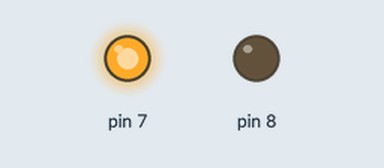
Simulated run of this sketch. Board: Arduino Uno, built with avr-gcc and run on an emulated ATmega328P. Parts: output pins drawn as LEDs (lit = HIGH).

Above: at 0.1 s.
At 18.6 s:
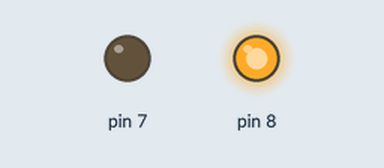
At 38.6 s:
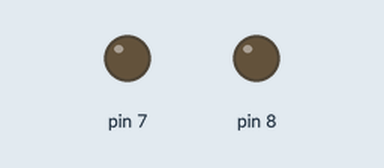
Timing chart, 0 to 40.0 s (numbered marks = the images above):
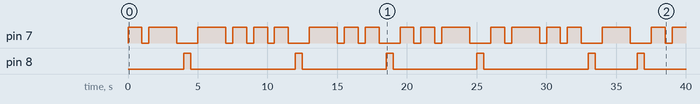

The sketch:

name-morse-code-led.ino
```cpp
int Dot = 1000;
int Dash = 2000;
int Flash = 500;

void setup() {
  pinMode(7,OUTPUT);
  // pin 7 is the main LED that will be blinking the morse code for my name
  // it will blink for a second for a dot, and a 2 seconds for a dash
  pinMode(8,OUTPUT);
  // pin 8 is the other LED that indicates that the main LED has gone through a letter, gone through my first name, or gone through my entire name
    // one flash of the pin 8 LED means that the letter is done
    // two flashes of the pin 8 LED means that the first name is done
    // three flashes of the pin 8 LED means that it has completed my name
}

void loop() {
   // first name
    // A: .-
      // PIN 7 MAIN LED
        digitalWrite(7,HIGH);
        delay(Dot);
        digitalWrite(7,LOW);
        delay(Flash);
        digitalWrite(7,HIGH);
        delay(Dash);
        digitalWrite(7,LOW);
        delay(Flash);
      // PIN 8 INDICATOR LED
        digitalWrite(8,HIGH);
        delay(Flash);
        digitalWrite(8,LOW);
        delay(Flash);
    // B: -...
      // PIN 7 MAIN LED
        digitalWrite(7,HIGH);
        delay(Dash);
        digitalWrite(7,LOW);
        delay(Flash);
        digitalWrite(7,HIGH);
        delay(Dot);
        digitalWrite(7,LOW);
        delay(Flash);
        digitalWrite(7,HIGH);
        delay(Dot);
        digitalWrite(7,LOW);
        delay(Flash);
        digitalWrite(7,HIGH);
        delay(Dot);
        digitalWrite(7,LOW);
        delay(Flash);
      // PIN 8 INDICATOR LED
        digitalWrite(8,HIGH);
        delay(Flash);
        digitalWrite(8,LOW);
        delay(Flash);
    // D: -..
      // PIN 7 MAIN LED
        digitalWrite(7,HIGH);
        delay(Dash);
        digitalWrite(7,LOW);
        delay(Flash);
        digitalWrite(7,HIGH);
        delay(Dot);
        digitalWrite(7,LOW);
        delay(Flash);
        digitalWrite(7,HIGH);
        delay(Dot);
        digitalWrite(7,LOW);
        delay(Flash);
      // PIN 8 INDICATOR LED
        digitalWrite(8,HIGH);
        delay(Flash);
        digitalWrite(8,LOW);
        delay(Flash);
    // U: ..-
      // PIN 7 MAIN LED
        digitalWrite(7,HIGH);
        delay(Dot);
        digitalWrite(7,LOW);
        delay(Flash);
        digitalWrite(7,HIGH);
        delay(Dot);
        digitalWrite(7,LOW);
        delay(Flash);
        digitalWrite(7,HIGH);
        delay(Dash);
        digitalWrite(7,LOW);
        delay(Flash);
      // PIN 8 INDICATOR LED
        digitalWrite(8,HIGH);
        delay(Flash);
        digitalWrite(8,LOW);
        delay(Flash);
    // L: .-..
      // PIN 7 MAIN LED
          digitalWrite(7,HIGH);
          delay(Dot);
          digitalWrite(7,LOW);
          delay(Flash);
          digitalWrite(7,HIGH);
          delay(Dash);
          digitalWrite(7,LOW);
          delay(Flash);
          digitalWrite(7,HIGH);
          delay(Dot);
          digitalWrite(7,LOW);
          delay(Flash);
          digitalWrite(7,HIGH);
          delay(Dot);
          digitalWrite(7,LOW);
          delay(Flash);
      // PIN 8 INDICATOR LED
        digitalWrite(8,HIGH);
        delay(Flash);
        digitalWrite(8,LOW);
        delay(Flash);
    // -: -
      // PIN 7 MAIN LED
        digitalWrite(7,HIGH);
        delay(Dash);
        digitalWrite(7,LOW);
        delay(Flash);
      // PIN 8 INDICATOR LED
        digitalWrite(8,HIGH);
        delay(Flash);
        digitalWrite(8,LOW);
        delay(Flash);
    // A: .-
      // PIN 7 MAIN LED
        digitalWrite(7,HIGH);
        delay(Dot);
        digitalWrite(7,LOW);
        delay(Flash);
        digitalWrite(7,HIGH);
        delay(Dash);
        digitalWrite(7,LOW);
        delay(Flash);
      // PIN 8 INDICATOR LED
        digitalWrite(8,HIGH);
        delay(Flash);
        digitalWrite(8,LOW);
        delay(Flash);
    // L: .-..
      // PIN 7 MAIN LED
          digitalWrite(7,HIGH);
          delay(Dot);
          digitalWrite(7,LOW);
          delay(Flash);
          digitalWrite(7,HIGH);
          delay(Dash);
          digitalWrite(7,LOW);
          delay(Flash);
          digitalWrite(7,HIGH);
          delay(Dot);
          digitalWrite(7,LOW);
          delay(Flash);
          digitalWrite(7,HIGH);
          delay(Dot);
          digitalWrite(7,LOW);
          delay(Flash);
      // PIN 8 INDICATOR LED
        digitalWrite(8,HIGH);
        delay(Flash);
        digitalWrite(8,LOW);
        delay(Flash);
    // E: .
       // PIN 7 MAIN LED
        digitalWrite(7,HIGH);
        delay(Dot);
        digitalWrite(7,LOW);
        delay(Flash);
      // PIN 8 INDICATOR LED
        digitalWrite(8,HIGH);
        delay(Flash);
        digitalWrite(8,LOW);
        delay(Flash);
    // E: .
       // PIN 7 MAIN LED
        digitalWrite(7,HIGH);
        delay(Dot);
        digitalWrite(7,LOW);
        delay(Flash);
      // PIN 8 INDICATOR LED
        digitalWrite(8,HIGH);
        delay(Flash);
        digitalWrite(8,LOW);
        delay(Flash);
    // M: --
       // PIN 7 MAIN LED
        digitalWrite(7,HIGH);
        delay(Dash);
        digitalWrite(7,LOW);
        delay(Flash);
        digitalWrite(7,HIGH);
        delay(Dash);
        digitalWrite(7,LOW);
        delay(Flash);
      // PIN 8 INDICATOR LED
        digitalWrite(8,HIGH);
        delay(Flash);
        digitalWrite(8,LOW);
        delay(Flash);
  // double flash after first name
    // PIN 8 INDICATOR LED
      digitalWrite(8,HIGH);
      delay(Flash);
      digitalWrite(8,LOW);
      delay(Flash);
      digitalWrite(8,HIGH);
      delay(Flash);
      digitalWrite(8,LOW);
      delay(Flash);
  // last name
    // M: --
       // PIN 7 MAIN LED
        digitalWrite(7,HIGH);
        delay(Dash);
        digitalWrite(7,LOW);
        delay(Flash);
        digitalWrite(7,HIGH);
        delay(Dash);
        digitalWrite(7,LOW);
        delay(Flash);
      // PIN 8 INDICATOR LED
        digitalWrite(8,HIGH);
        delay(Flash);
        digitalWrite(8,LOW);
        delay(Flash);
    // O: ---
       // PIN 7 MAIN LED
        digitalWrite(7,HIGH);
        delay(Dash);
        digitalWrite(7,LOW);
        delay(Flash);
        digitalWrite(7,HIGH);
        delay(Dash);
        digitalWrite(7,LOW);
        delay(Flash);
        digitalWrite(7,HIGH);
        delay(Dash);
        digitalWrite(7,LOW);
        delay(Flash);
      // PIN 8 INDICATOR LED
        digitalWrite(8,HIGH);
        delay(Flash);
        digitalWrite(8,LOW);
        delay(Flash);
    // H: ....
      // PIN 7 MAIN LED
        digitalWrite(7,HIGH);
        delay(Dot);
        digitalWrite(7,LOW);
        delay(Flash);
        digitalWrite(7,HIGH);
        delay(Dot);
        digitalWrite(7,LOW);
        delay(Flash);
        digitalWrite(7,HIGH);
        delay(Dot);
        digitalWrite(7,LOW);
        delay(Flash);
        digitalWrite(7,HIGH);
        delay(Dot);
        digitalWrite(7,LOW);
        delay(Flash);
      // PIN 8 INDICATOR LED
        digitalWrite(8,HIGH);
        delay(Flash);
        digitalWrite(8,LOW);
        delay(Flash);
    // A: .-
      // PIN 7 MAIN LED
        digitalWrite(7,HIGH);
        delay(Dot);
        digitalWrite(7,LOW);
        delay(Flash);
        digitalWrite(7,HIGH);
        delay(Dash);
        digitalWrite(7,LOW);
        delay(Flash);
      // PIN 8 INDICATOR LED
        digitalWrite(8,HIGH);
        delay(Flash);
        digitalWrite(8,LOW);
        delay(Flash);
    // M: --
       // PIN 7 MAIN LED
        digitalWrite(7,HIGH);
        delay(Dash);
        digitalWrite(7,LOW);
        delay(Flash);
        digitalWrite(7,HIGH);
        delay(Dash);
        digitalWrite(7,LOW);
        delay(Flash);
      // PIN 8 INDICATOR LED
        digitalWrite(8,HIGH);
        delay(Flash);
        digitalWrite(8,LOW);
        delay(Flash);
    // M: --
       // PIN 7 MAIN LED
        digitalWrite(7,HIGH);
        delay(Dash);
        digitalWrite(7,LOW);
        delay(Flash);
        digitalWrite(7,HIGH);
        delay(Dash);
        digitalWrite(7,LOW);
        delay(Flash);
      // PIN 8 INDICATOR LED
        digitalWrite(8,HIGH);
        delay(Flash);
        digitalWrite(8,LOW);
        delay(Flash);
    // E:
       // PIN 7 MAIN LED
        digitalWrite(7,HIGH);
        delay(Dot);
        digitalWrite(7,LOW);
        delay(Flash);
      // PIN 8 INDICATOR LED
        digitalWrite(8,HIGH);
        delay(Flash);
        digitalWrite(8,LOW);
        delay(Flash);
    // D: -..
      // PIN 7 MAIN LED
        digitalWrite(7,HIGH);
        delay(Dash);
        digitalWrite(7,LOW);
        delay(Flash);
        digitalWrite(7,HIGH);
        delay(Dot);
        digitalWrite(7,LOW);
        delay(Flash);
        digitalWrite(7,HIGH);
        delay(Dot);
        digitalWrite(7,LOW);
        delay(Flash);
      // PIN 8 INDICATOR LED
        digitalWrite(8,HIGH);
        delay(Flash);
        digitalWrite(8,LOW);
        delay(Flash);
  // triple flash after full name
    // PIN 8 INDICATOR LED
      digitalWrite(8,HIGH);
      delay(Flash);
      digitalWrite(8,LOW);
      delay(Flash);
      digitalWrite(8,HIGH);
      delay(Flash);
      digitalWrite(8,LOW);
      delay(Flash);
      digitalWrite(8,HIGH);
      delay(Flash);
      digitalWrite(8,LOW);
      delay(Flash);
}
```

Measured:
- by itself, pin 7: LOW → HIGH at 0.00 s, → LOW 1.0 s later, → HIGH 0.50 s later, → LOW 2.0 s later, … (37 changes in this stretch)
- by itself, pin 8: LOW → HIGH at 4.0 s, → LOW 0.50 s later, → HIGH 7.5 s later, → LOW 0.50 s later, … (12 changes in this stretch)
